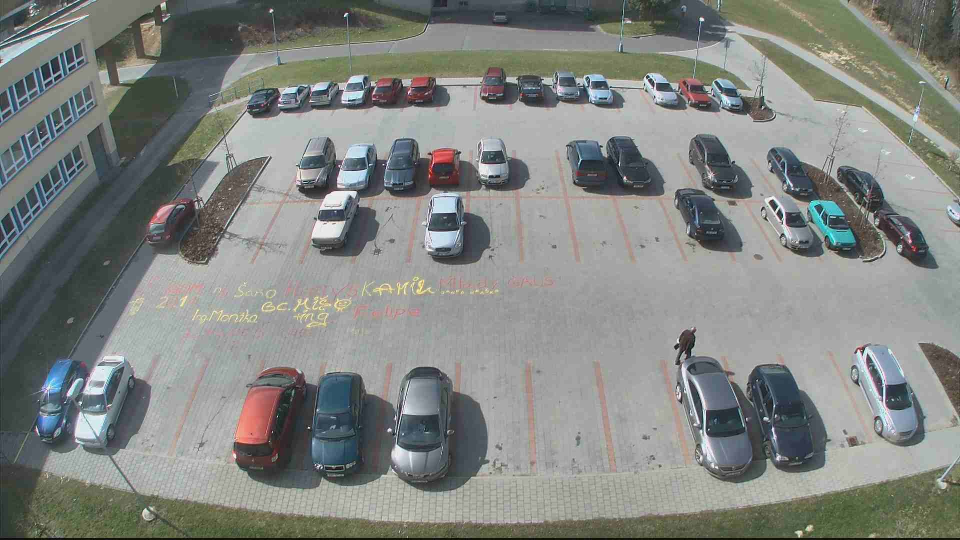
#> input picture week1/test_01.jpg, 1920 x 1080 px (shown at 1/2 size)
$ python DRE0065_hw1.py
#> lines starting #> are read from the running program, lines starting #| are printed output that depends on the picture; after the words box and inside, x2 and y2 are one past the last pixel; in counts of white or black regions, pixels touching at a corner belong together
import cv2 as cv
import numpy as np
import matplotlib.pyplot as plt
import matplotlib, os
matplotlib.use("WebAgg")

paths = ["test_01.jpg","test_02.jpg","test_03.jpg","test_04.jpg"]
os.makedirs("cropped", exist_ok=True)
images, cropped_images = [], []

for i, f in enumerate(paths, 1):
    img = cv.imread(f)
#> img is the input picture: shape (1080, 1920, 3); mean B, G, R 129, 132.6, 129.4
    original = img.copy()

    for j in range(3):
        x1, y1, w, h = 778 + j*140, 725, 140, 220
        cv.line(img, (x1, y1), (x1 + w, y1 + h), (0, 255, 0), 10)
        cv.line(img, (x1 + w, y1), (x1, y1 + h), (0, 255, 0), 10)

        crop = original[y1:y1 + h, x1:x1 + w].copy()
        cv.imwrite(f"cropped/{i-1}{j+1}.png", crop)
        cropped_images.append(crop)
        print("SAVED TO:", f"cropped/{i-1}{j+1}.png")
#> this loop made 3 passes
#> pass 1, `crop = original[y1:y1 + h, x1:x1 + w].copy()`:
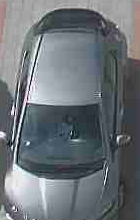
#> crop: shape (220, 140, 3); mean B, G, R 118.7, 113.7, 107.4
#> after the loop:
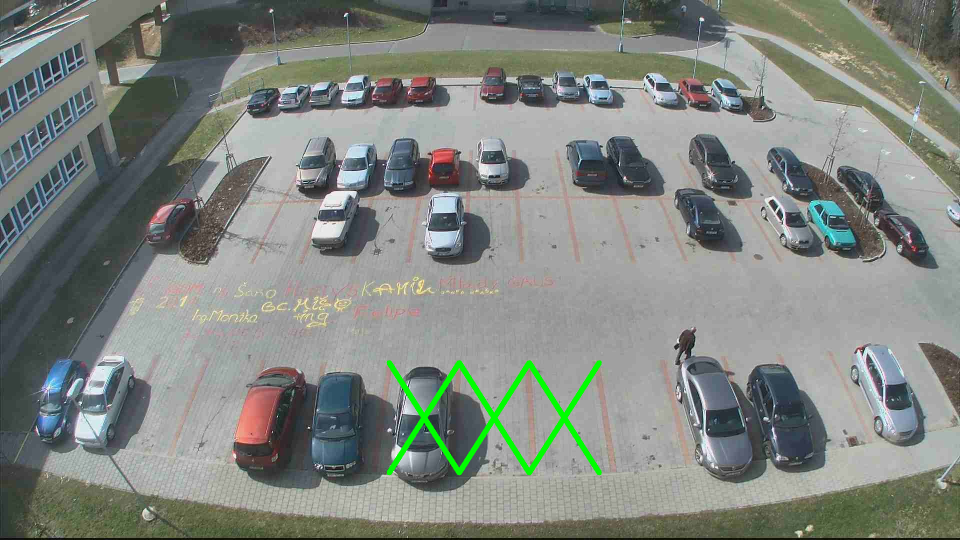
#> img: shape (1080, 1920, 3) (shown at 1/2 size); 0.82% of pixels changed, all inside (x1, y1, x2, y2) = (773, 720, 1204, 951)
#> after the loop, cropped_images = 3 items
    images.append(img)
#> pass 2 of the loop `for i, f in enumerate(paths, 1):`:
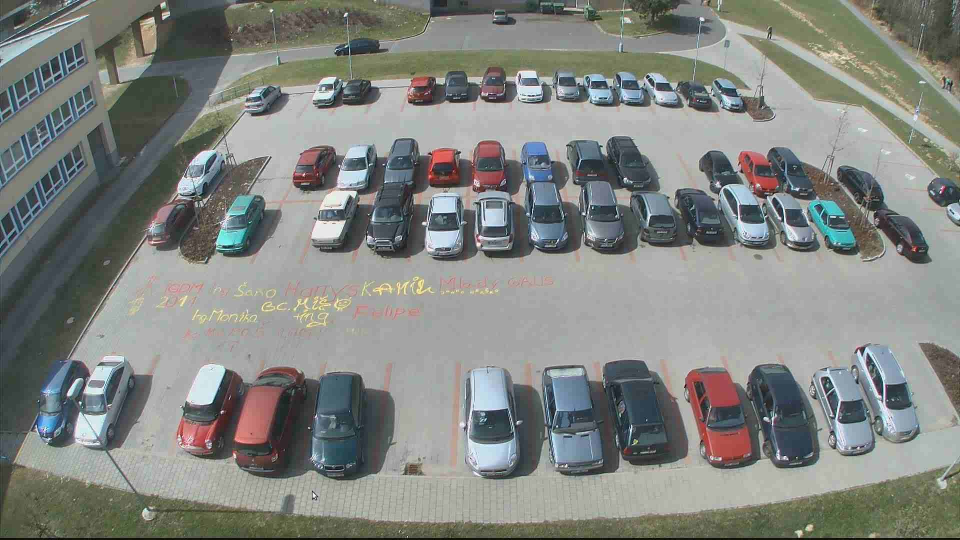
#> input picture week1/test_02.jpg, 1920 x 1080 px (shown at 1/2 size)
#> img is the input picture: shape (1080, 1920, 3); mean B, G, R 128.5, 132.7, 129.7
#> the loop `for j in range(3):` made 3 passes
#> pass 1, `crop = original[y1:y1 + h, x1:x1 + w].copy()`:
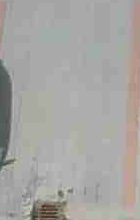
#> crop: shape (220, 140, 3); mean B, G, R 162.1, 165.2, 166.8
#> after the loop `for j in range(3):`:
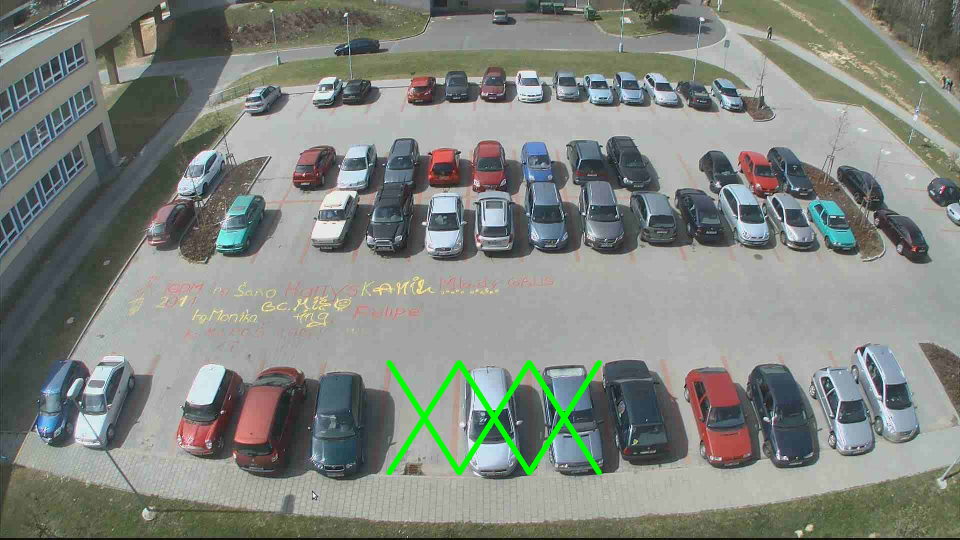
#> img: shape (1080, 1920, 3) (shown at 1/2 size); 0.82% of pixels changed, all inside (x1, y1, x2, y2) = (773, 720, 1204, 951)
#> after the loop `for j in range(3):`: cropped_images = 6 items
#> pass 3 of the loop `for i, f in enumerate(paths, 1):`:
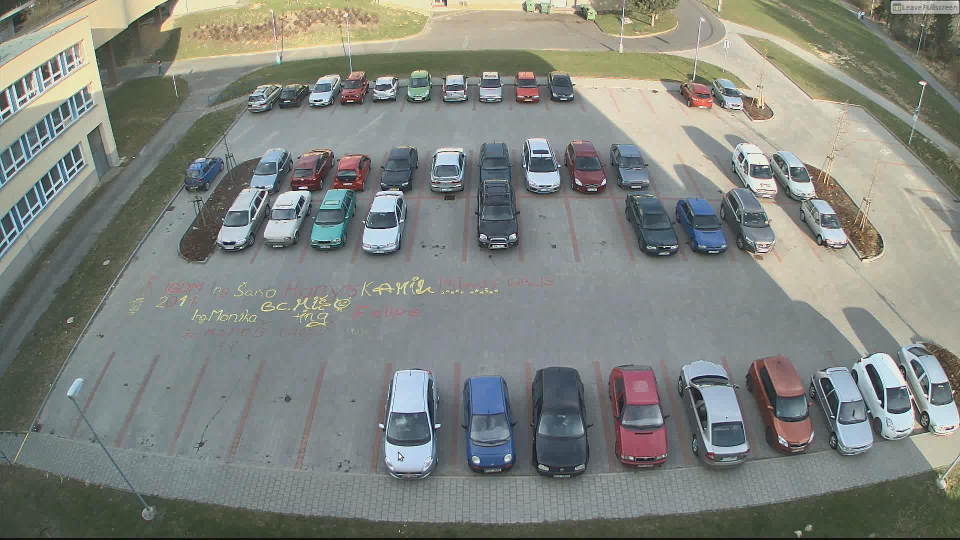
#> input picture week1/test_03.jpg, 1920 x 1080 px (shown at 1/2 size)
#> img is the input picture: shape (1080, 1920, 3); mean B, G, R 126.9, 132.6, 128.5
#> the loop `for j in range(3):` made 3 passes
#> pass 1, `crop = original[y1:y1 + h, x1:x1 + w].copy()`:
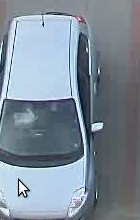
#> crop: shape (220, 140, 3); mean B, G, R 152.1, 139.1, 125.8
#> after the loop `for j in range(3):`:
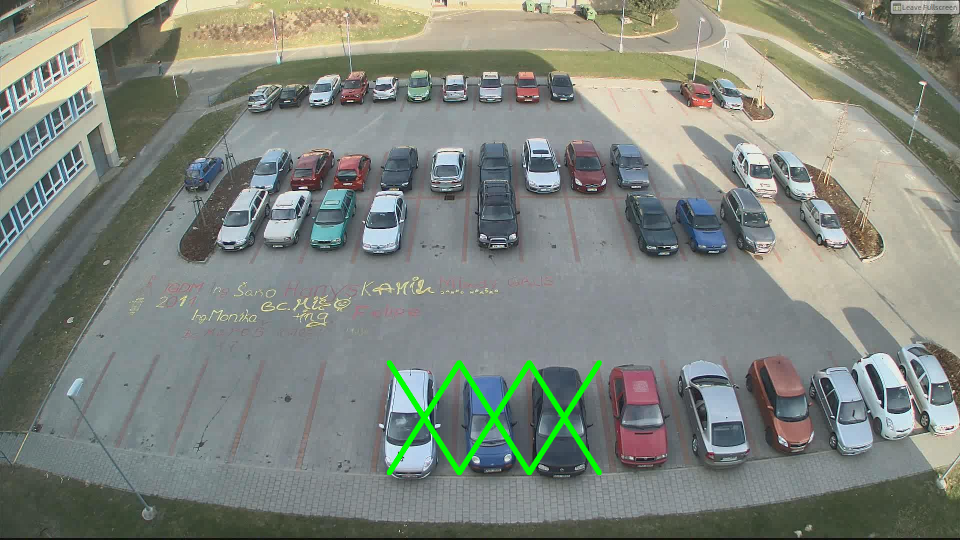
#> img: shape (1080, 1920, 3) (shown at 1/2 size); 0.82% of pixels changed, all inside (x1, y1, x2, y2) = (773, 720, 1204, 951)
#> after the loop `for j in range(3):`: cropped_images = 9 items
#> the loop made 4 passes; the first 3 are shown
resized = [cv.resize(im, (600, 300)) for im in images]

if len(resized) == 4:
    row1, row2 = cv.hconcat(resized[:2]), cv.hconcat(resized[2:])
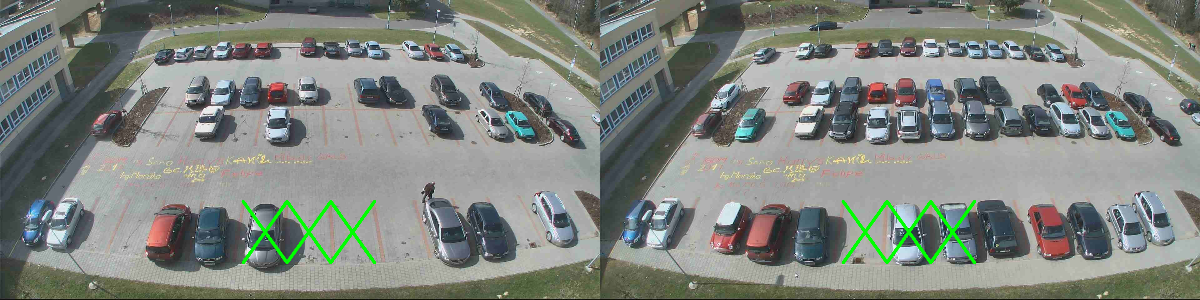
#> row1: shape (300, 1200, 3); mean of channels 0, 1, 2 127.5, 133.6, 128.4; drawn as B, G, R
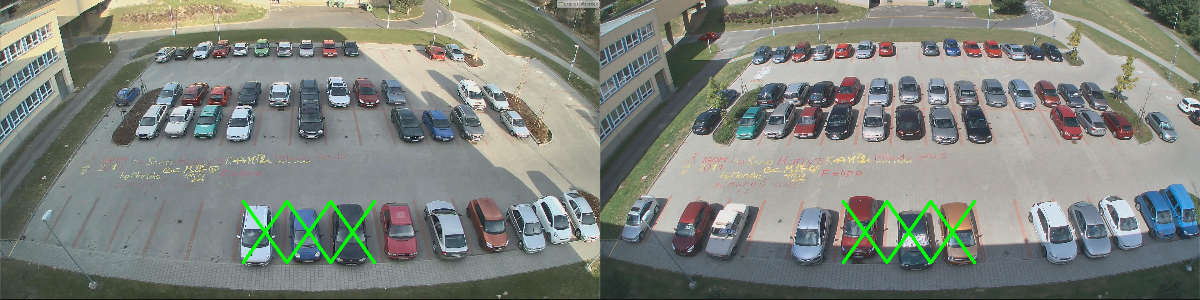
#> row2: shape (300, 1200, 3); mean of channels 0, 1, 2 125.9, 132.6, 127.6; drawn as B, G, R
    combined = cv.vconcat([row1, row2])
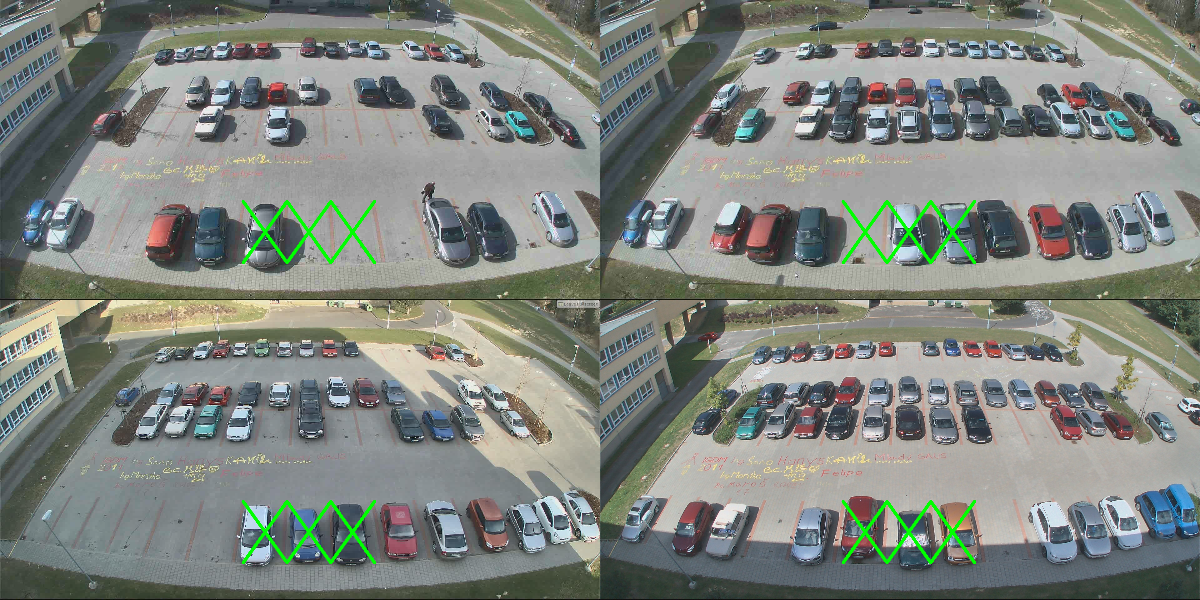
#> combined: shape (600, 1200, 3); mean of channels 0, 1, 2 126.7, 133.1, 128; drawn as B, G, R
else: combined = cv.hconcat(resized)

cv.imshow("PARKING", combined)
rows, cols = 4, 3
cropped_mat = np.empty((rows, cols), dtype=object)

for idx, crop_bgr in enumerate(cropped_images):
    r, c = divmod(idx, cols)
    cropped_mat[r, c] = crop_bgr

fig, axs = plt.subplots(rows, cols, figsize=(10, 10))
fig.suptitle("CROPPED PARKING SPACES")

for r in range(rows):
    for c in range(cols):
        block_bgr = cropped_mat[r, c]
        block_rgb = cv.cvtColor(block_bgr, cv.COLOR_BGR2RGB)
        axs[r, c].imshow(block_rgb)
        axs[r, c].axis("off")
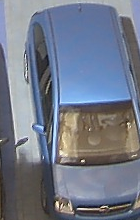
#> block_bgr: shape (220, 140, 3); mean R, G, B 114.2, 121.2, 136.7

plt.tight_layout()
plt.show()
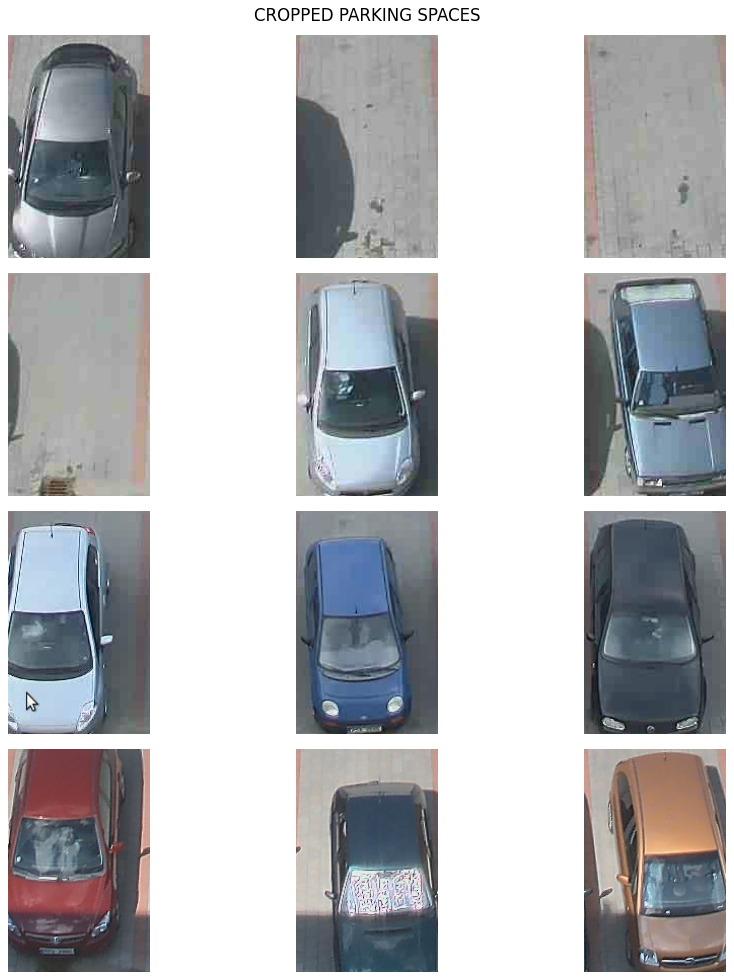
#> figure drawn by matplotlib, 12 panels
cv.waitKey(0)
cv.destroyAllWindows()
